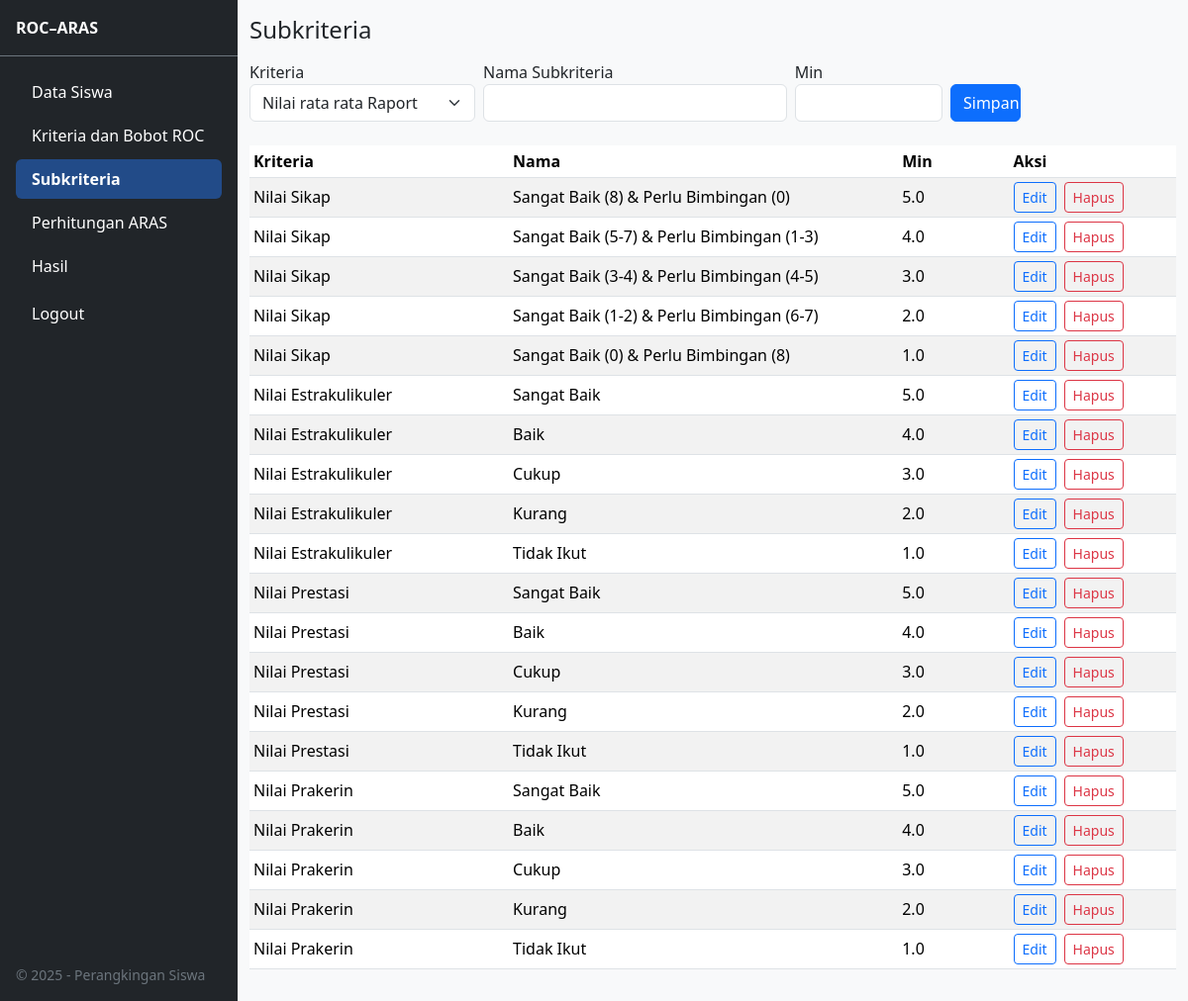
The app's page /subcriteria (signed in) with its own data.
### app/models.py (models this page shows)
class Criteria(db.Model):
    id = db.Column(db.Integer, primary_key=True)
    name = db.Column(db.String(200), nullable=False)
    ctype = db.Column(db.String(20), nullable=False)  # 'benefit' or 'cost'
    display_order = db.Column(db.Integer, default=1)  # used by ROC

class Subcriteria(db.Model):
    id = db.Column(db.Integer, primary_key=True)
    criteria_id = db.Column(db.Integer, db.ForeignKey('criteria.id'), nullable=False)
    name = db.Column(db.String(200), nullable=False)
    min_val = db.Column(db.Float, nullable=True)

### app/routes.py (the view, shortened to what this page needs)
@main_bp.route("/subcriteria", methods=["GET", "POST"])
@login_required
def subcriteria_list():
    form = SubcriteriaForm()
    form.criteria_id.choices = [
        (c.id, c.name) for c in Criteria.query.order_by(Criteria.display_order.asc()).all()
    ]
    items = Subcriteria.query.all()
    criteria_lookup = {
        c.id: c.name for c in Criteria.query.order_by(Criteria.display_order.asc()).all()
    }
    return render_template(
        "subcriteria.html",
        form=form,
        items=items,
        criteria_lookup=criteria_lookup,
    )

### app/forms.py
class SubcriteriaForm(FlaskForm):
    criteria_id = SelectField("Kriteria", coerce=int, validators=[DataRequired()])
    name = StringField("Nama Subkriteria", validators=[DataRequired()])
    min_val = FloatField("Min", validators=[Optional()])
    submit = SubmitField("Simpan")

### app/models.py (called while the page is built)
@login_manager.user_loader
def load_user(user_id):
    return User.query.get(int(user_id))

### app/templates/subcriteria.html (shortened to what this page needs)
{% extends "layout.html" %} {% block content %}
<h4 class="mb-3">Subkriteria</h4>
<form method="POST" class="row g-2 mb-4">
  <div class="col-md-3">
    {{ form.criteria_id.label }} {{ form.criteria_id(class="form-select") }}
  </div>
  <div class="col-md-4">
    {{ form.name.label }} {{ form.name(class="form-control") }}
  </div>
  <div class="col-md-2">
    {{ form.min_val.label }} {{ form.min_val(class="form-control") }}
  </div>
  <div class="col-md-1 align-self-end">
    {{ form.submit(class="btn btn-primary w-100") }}
  </div>
</form>
<table class="table table-sm table-striped align-middle">
  <thead>
    <tr>
      <th style="width: 28%">Kriteria</th>
      <th>Nama</th>
      <th style="width: 12%">Min</th>
      <th style="width: 18%">Aksi</th>
    </tr>
  </thead>
  <tbody>
    {% if items %} {% for s in items %}
    <tr>
      <td>{{ criteria_lookup.get(s.criteria_id, s.criteria_id) }}</td>
      <td>{{ s.name }}</td>
      <td>{{ s.min_val|default('', true) }}</td>
      <td>
        <div class="d-flex gap-2">
          <a
            class="btn btn-sm btn-outline-primary"
            href="{{ url_for('main.subcriteria_edit', sid=s.id) }}"
          >
            Edit
          </a>
          <form
            method="POST"
            action="{{ url_for('main.subcriteria_delete', sid=s.id) }}"
            onsubmit="return confirm('Hapus?')"
            class="d-inline"
          >
            <button class="btn btn-sm btn-outline-danger" type="submit">
              Hapus
            </button>
          </form>
        </div>
      </td>
    </tr>
    {% endfor %} {% else %}
    <tr>
      <td colspan="4" class="text-muted">Belum ada subkriteria.</td>
    </tr>
    {% endif %}
  </tbody>
</table>
{% endblock %}

### app/templates/layout.html (style rules this page uses)
:root { --sidebar-w: 240px; }
@media (min-width: 992px) { body { overflow-y: scroll; } }

### records on screen
Subcriteria: name "Sangat Baik (8) & Perlu Bimbingan (0)", min_val "5.0"
Criteria: get "Nilai Sikap"
Subcriteria: name "Sangat Baik (5-7) & Perlu Bimbingan (1-3)", min_val "4.0"
Subcriteria: name "Sangat Baik (3-4) & Perlu Bimbingan (4-5)", min_val "3.0"
Subcriteria: name "Sangat Baik (1-2) & Perlu Bimbingan (6-7)", min_val "2.0"
Subcriteria: name "Sangat Baik (0) & Perlu Bimbingan (8)", min_val "1.0"
Subcriteria: name "Sangat Baik", min_val "5.0"
Criteria: get "Nilai Estrakulikuler"
Subcriteria: name "Baik", min_val "4.0"
Subcriteria: name "Cukup", min_val "3.0"
Subcriteria: name "Kurang", min_val "2.0"
Subcriteria: name "Tidak Ikut", min_val "1.0"
Subcriteria: name "Sangat Baik", min_val "5.0"
Criteria: get "Nilai Prestasi"
Subcriteria: name "Baik", min_val "4.0"
Subcriteria: name "Cukup", min_val "3.0"
Subcriteria: name "Kurang", min_val "2.0"
Subcriteria: name "Tidak Ikut", min_val "1.0"
Subcriteria: name "Sangat Baik", min_val "5.0"
Criteria: get "Nilai Prakerin"
Subcriteria: name "Baik", min_val "4.0"
Subcriteria: name "Cukup", min_val "3.0"
Subcriteria: name "Kurang", min_val "2.0"
Subcriteria: name "Tidak Ikut", min_val "1.0"
